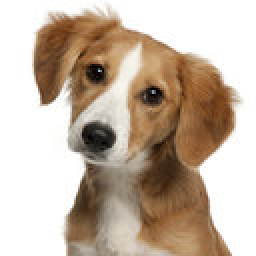
#> input picture dog.jpg, 128 x 128 px (shown 2 times larger)
$ jupyter execute wasserstein_distance.ipynb   (Python 2 division)
#> lines starting #> are read from the running program, lines starting #| are printed output that depends on the picture
[cell 1]
import cv2
import numpy as np
import matplotlib.pyplot as plt
import matplotlib.image as mpimg
from sklearn.neighbors import KDTree
from sklearn.cluster import KMeans
from collections import Counter
from scipy.spatial.distance import cdist
import pulp

# Image Clustering

[cell 2]
img_one = mpimg.imread('dog.jpg')
#> img_one is the input picture: shape (128, 128, 3); mean R, G, B 197, 180.5, 164.5
img_two = mpimg.imread('dog_two.jpg')
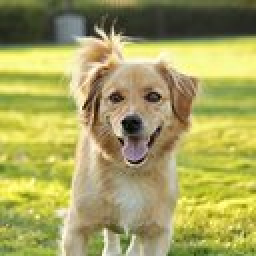
#> input picture dog_two.jpg, 128 x 128 px (shown 2 times larger)
#> img_two is the input picture: shape (128, 128, 3); mean R, G, B 165.5, 162.1, 92.6
img_three = mpimg.imread('./cat.jpg')
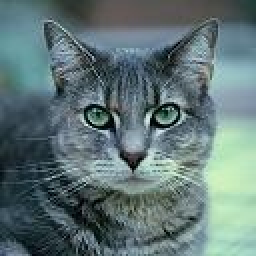
#> input picture cat.jpg, 128 x 128 px (shown 2 times larger)
#> img_three is the input picture: shape (128, 128, 3); mean R, G, B 96.9, 117.8, 118.6

[cell 3]
plt.imshow(img_one)

[cell 4]
plt.imshow(img_two)

[cell 5]
plt.imshow(img_three)

[cell 6]
print img_one.shape
#| (128, 128, 3)
print img_two.shape
#| (128, 128, 3)
print img_three.shape
#| (128, 128, 3)

## convert the image into grayscale

[cell 7]
gray_one = cv2.cvtColor(img_one, cv2.COLOR_BGR2GRAY)
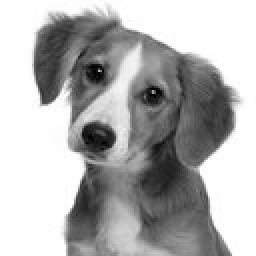
#> gray_one: shape (128, 128) (shown 2 times larger); min 0, max 255, mean 177.6
gray_two = cv2.cvtColor(img_two, cv2.COLOR_BGR2GRAY)
gray_three = cv2.cvtColor(img_three, cv2.COLOR_BGR2GRAY)
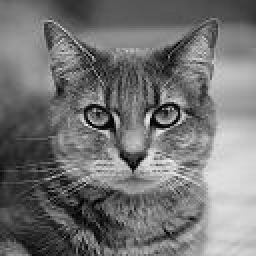
#> gray_three: shape (128, 128) (shown 2 times larger); min 2, max 246, mean 115.6

[cell 8]
plt.imshow(gray_one, cmap='gray')

[cell 9]
plt.imshow(gray_two, cmap='gray')

[cell 10]
plt.imshow(gray_three, cmap='gray')

## KMeans for images

[cell 11]
n = 5
kmeans_one = KMeans(n_clusters= n, random_state=1).fit(gray_one.flatten().reshape(-1,1))

[cell 12]
labels_one = kmeans_one.labels_.reshape(128,128)
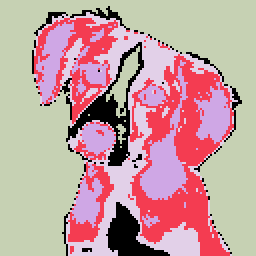
#> labels_one: shape (128, 128) int32 (shown 2 times larger); 5 distinct labels, from 0 to 4; one colour per label, 0 black

[cell 13]
clustered_one = np.copy(gray_one)
for i in range(n):
    clustered_one[labels_one == i] = kmeans_one.cluster_centers_[i]
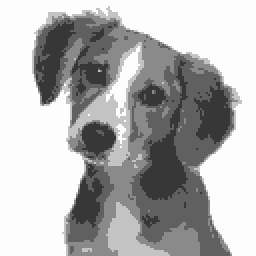
#> clustered_one: shape (128, 128) (shown 2 times larger); min 55, max 253, mean 177.1

[cell 14]
plt.imshow(clustered_one, cmap='gray')

[cell 15]
n = 5
kmeans_two = KMeans(n_clusters= n, random_state=1).fit(gray_two.flatten().reshape(-1,1))

[cell 16]
labels_two = kmeans_two.labels_.reshape(128,128)
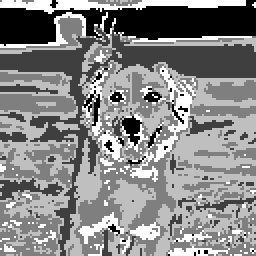
#> labels_two: shape (128, 128) int32 (shown 2 times larger); min 0, max 4, mean 2.11; drawn with min black and max white

[cell 17]
clustered_two = np.copy(gray_two)
for i in range(n):
    clustered_two[labels_two == i] = kmeans_two.cluster_centers_[i]
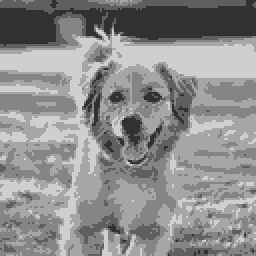
#> clustered_two: shape (128, 128) (shown 2 times larger); min 49, max 207, mean 141.3

[cell 18]
plt.imshow(clustered_two, cmap='gray')

[cell 19]
n = 5
kmeans_three = KMeans(n_clusters= n, random_state=1).fit(gray_three.flatten().reshape(-1,1))
labels_three = kmeans_three.labels_.reshape(128,128)
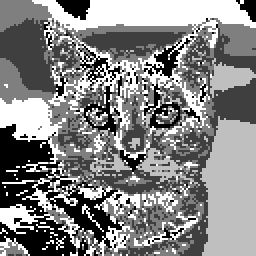
#> labels_three: shape (128, 128) int32 (shown 2 times larger); min 0, max 4, mean 2.09; drawn with min black and max white
clustered_three = np.copy(gray_three)
for i in range(n):
    clustered_three[labels_three == i] = kmeans_three.cluster_centers_[i]
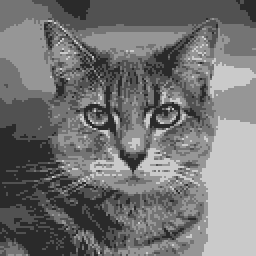
#> clustered_three: shape (128, 128) (shown 2 times larger); min 42, max 202, mean 115.2
plt.imshow(clustered_three, cmap='gray')

[cell 20]
masses_one = []
weights_one = []
for i in range(n):
    masses_one.append(kmeans_one.cluster_centers_[i][0])
    weights_one.append(sum((labels_one == i).flatten()))
#> after the loop, masses_one = [195.9, 96.57, 55.64, 253.5, 138.3]; weights_one = [1280, 3174, 2053, 7572, 2305]

[cell 21]
masses_two = []
weights_two = []
for i in range(n):
    masses_two.append(kmeans_two.cluster_centers_[i][0])
    weights_two.append(sum((labels_two == i).flatten()))
#> after the loop, masses_two = [49.56, 207.4, 133.6, 166, 95.93]; weights_two = [2054, 2955, 4476, 4947, 1952]

[cell 22]
masses_three = []
weights_three = []
for i in range(n):
    masses_three.append(kmeans_three.cluster_centers_[i][0])
    weights_three.append(sum((labels_three == i).flatten()))
#> after the loop, masses_three = [42.19, 150.7, 116.7, 202.2, 81.11]; weights_three = [2644, 3626, 3757, 2332, 4025]

[cell 23]
def gen_signature(masses, weights):
    sig = []
    for i in range(len(masses)):
        sig.append((masses[i], weights[i]))
#> this loop made 5 passes
#> after the loop, sig = [(195.9, 1280), (96.57, 3174), (55.64, 2053), (253.5, 7572), (138.3, 2305)]
    return np.array(sig)

[cell 24]
sig_one = gen_signature(masses_one, weights_one)
#> sig_one = [[195.9, 1280], [96.57, 3174], [55.64, 2053], [253.5, 7572], [138.3, 2305]]
sig_two = gen_signature(masses_two, weights_two)
#> the loop in gen_signature (call 2), `for i in range(len(masses)):` made 5 passes
#> sig_two = [[49.56, 2054], [207.4, 2955], [133.6, 4476], [166, 4947], [95.93, 1952]]
sig_three = gen_signature(masses_three, weights_three)
#> sig_three = [[42.19, 2644], [150.7, 3626], [116.7, 3757], [202.2, 2332], [81.11, 4025]]

[cell 25]
sig_one
#> Out has the same summary as sig_one

[cell 26]
sig_two
#> Out has the same summary as sig_two

[cell 27]
sig_three
#> Out has the same summary as sig_three

# Distance Calculation/Transportation Problem

[cell 28]
cost = cdist(sig_one[:,0].reshape(n,1), sig_two[:,0].reshape(n,1))
#> cost = [[146.4, 11.44, 62.32, 29.89, 100], [47.01, 110.8, 37.04, 69.48, 0.641], [6.08, 151.7, 77.97, 110.4, 40.29], [203.9, 46.09, 119.8, 87.41, 157.5], [88.73, 69.08, 4.67, 27.76, 42.36]]

[cell 29]
from scipy.optimize import linear_sum_assignment

[cell 30]
row_ind, col_ind = linear_sum_assignment(cost)
#> row_ind = [0, 1, 2, 3, 4]; col_ind = [3, 4, 0, 1, 2]
cost[row_ind, col_ind].sum()
#> Out = 87.37

[cell 31]
cost = cdist(sig_one[:,0].reshape(n,1), sig_three[:,0].reshape(n,1))
#> cost = [[153.7, 45.27, 79.28, 6.29, 114.8], [54.37, 54.1, 20.08, 105.7, 15.46], [13.45, 95.02, 61.01, 146.6, 25.47], [211.3, 102.8, 136.8, 51.24, 172.4], [96.09, 12.38, 21.63, 63.94, 57.18]]
row_ind, col_ind = linear_sum_assignment(cost)
#> col_ind = [1, 4, 0, 3, 2]
cost[row_ind, col_ind].sum()
#> Out = 147

[cell 32]
cost = cdist(sig_two[:,0].reshape(n,1), sig_three[:,0].reshape(n,1))
#> cost = [[7.36, 101.1, 67.09, 152.7, 31.55], [165.2, 56.71, 90.72, 5.15, 126.3], [91.42, 17.05, 16.96, 68.61, 52.51], [123.9, 15.38, 49.39, 36.18, 84.94], [53.73, 54.74, 20.73, 106.3, 14.82]]
row_ind, col_ind = linear_sum_assignment(cost)
#> col_ind = [0, 3, 2, 1, 4]
cost[row_ind, col_ind].sum()
#> Out = 59.67
